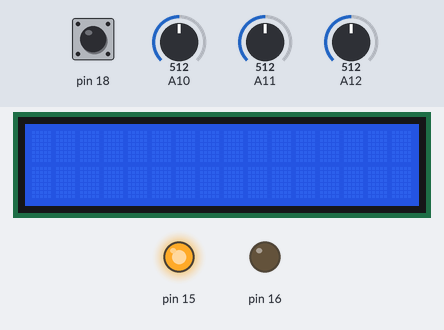
Recording of a sketch running on a simulated Arduino Mega 2560, built with avr-gcc and run on an emulated ATmega2560. Parts: 16×2 character LCD, output pins drawn as LEDs (lit = HIGH). Dashed ring = blinking. Inputs (shaded band) come from the test bench; at power-on: A11 = 512, A12 = 512, pin 18 HIGH, A10 = 512. What the sketch prints to the serial monitor is not drawn.

Above: at 1.2 s.
1.3 s: A11 set to 112
7.8 s: A11 set to 89
16.1 s: A12 set to 313
At 17.59 s:
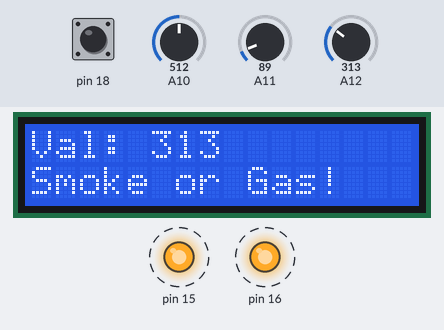
22.6 s: A12 set to 284
At 24.29 s:
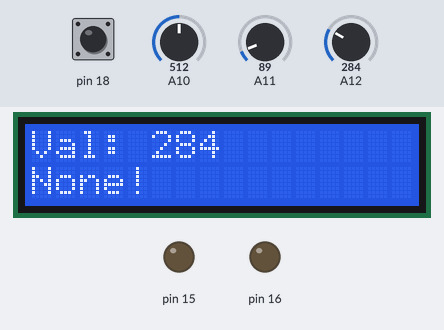
29.1 s: A11 set to 110
At 30.6 s:
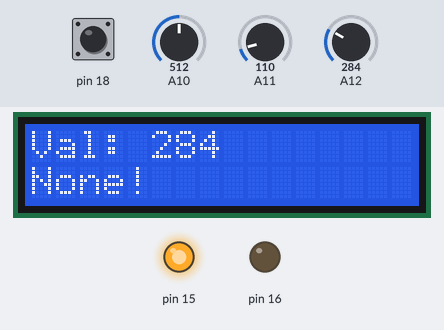
36.9 s: A11 set to 90
At 41.4 s:
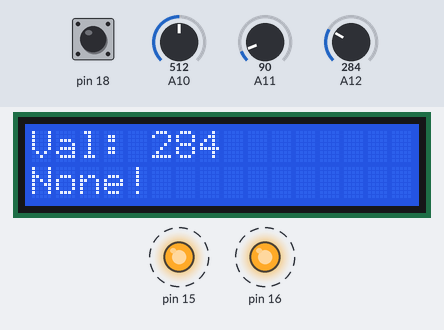
Timing chart, 0 to 49.5 s (numbered marks = the images above; inputs shaded):
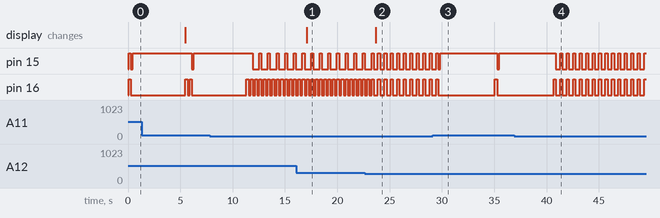

The sketch:

Project_26_Simulate_life_scenes.ino
```cpp
//**********************************************************************************
/*
 * 名称   : Simulate_life_scenes
 * 功能   : 多种传感器和模块组合模拟生活场景
 * 作者   : http://www.keyes-robot.com/
*/
#include <Arduino.h>
#include <LiquidCrystal_I2C.h>

// LCD连接的引脚：sda--GP4, scl--GP5
LiquidCrystal_I2C lcd(0x27, 16, 2);

int val1 = 0;
int val2 = 0;
int val3 = 0;
int val4 = 0;

void setup() {
  Serial.begin(115200);
  pinMode(18, INPUT);
  pinMode(26, INPUT);
  pinMode(27, INPUT);
  pinMode(28, INPUT);
  pinMode(15, OUTPUT);
  pinMode(16, OUTPUT);
  lcd.init();
  lcd.backlight();
  lcd.clear();
}

void loop() {
  val1=analogRead(26);
  val2=analogRead(27);
  val3=analogRead(28);
  val4=digitalRead(18);
  Serial.print("water_volume:  ");
  Serial.print(val1);
  Serial.print("   sound_volume:  ");
  Serial.println(val2);

  if (val1 > 250) {
    digitalWrite(16, HIGH);
    digitalWrite(15, HIGH);
    delay(200);
    digitalWrite(16, LOW);
    digitalWrite(15, LOW);
    delay(200);
  }
  else{
    digitalWrite(16, LOW);
    digitalWrite(15, LOW);
  }
  if (val2 > 100) {
    digitalWrite(15, HIGH);
    delay(5000);
  }
  else{
    digitalWrite(15, LOW);
  }
  if (val3 > 300) {
    lcd.clear();
    lcd.setCursor(0, 0);
    lcd.print("Val:");
    lcd.setCursor(5, 0);
    lcd.print(val3);
    lcd.setCursor(0, 1);
    lcd.print("Smoke or Gas!");
    digitalWrite(16, HIGH);
    delay(200);
    digitalWrite(16, LOW);
    delay(200);
  }
  else{
    lcd.clear();
    lcd.setCursor(0, 0);
    lcd.print("Val:");
    lcd.setCursor(5, 0);
    lcd.print(val3);
    lcd.setCursor(0, 1);
    lcd.print("None!");
    digitalWrite(16, LOW);
    delay(200);
  }
  if (val4 == 0) {
    digitalWrite(16, HIGH);
    digitalWrite(15, HIGH);
    delay(200);
    digitalWrite(16, LOW);
    digitalWrite(15, LOW);
    delay(200);
  }
  else{
    digitalWrite(16, LOW);
    digitalWrite(15, LOW);
  }
}
//**********************************************************************************
```

Measured:
- the behaviour switches between 301 and 300 on A12 (found by bisection; images 1 and 2)
- after the input at 16.1 s, the display: changes after 0.99 s (image 1)
- after the input at 22.6 s, the display: changes after 1.1 s (image 2)
- after the input at 29.1 s, pin 16: LOW → HIGH after 6.0 s, → LOW 0.20 s later
- after the input at 36.9 s, pin 15, pin 16: alternates HIGH for 0.20 s and LOW for 0.42 s, starting after 4.4 s
